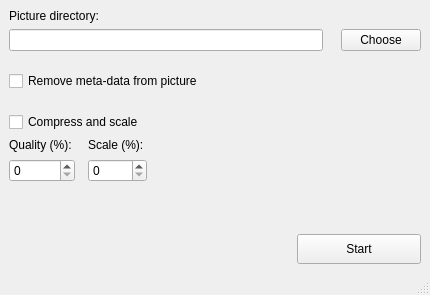
<?xml version="1.0" encoding="UTF-8"?>
<ui version="4.0">
 <class>MainWindow</class>
 <widget class="QMainWindow" name="MainWindow">
  <property name="geometry">
   <rect>
    <x>0</x>
    <y>0</y>
    <width>430</width>
    <height>295</height>
   </rect>
  </property>
  <property name="windowTitle">
   <string>MainWindow</string>
  </property>
  <widget class="QWidget" name="centralwidget">
   <layout class="QVBoxLayout" name="verticalLayout_2">
    <item>
     <layout class="QVBoxLayout" name="verticalLayout">
      <item>
       <widget class="QLabel" name="label">
        <property name="text">
         <string>Picture directory:</string>
        </property>
       </widget>
      </item>
      <item>
       <layout class="QHBoxLayout" name="horizontalLayout">
        <property name="spacing">
         <number>18</number>
        </property>
        <property name="bottomMargin">
         <number>14</number>
        </property>
        <item>
         <widget class="QLineEdit" name="lineEdit">
          <property name="readOnly">
           <bool>true</bool>
          </property>
         </widget>
        </item>
        <item>
         <widget class="QPushButton" name="pushButton">
          <property name="text">
           <string>Choose</string>
          </property>
         </widget>
        </item>
       </layout>
      </item>
      <item>
       <widget class="QCheckBox" name="checkBox">
        <property name="text">
         <string>Remove meta-data from picture</string>
        </property>
       </widget>
      </item>
      <item>
       <spacer name="verticalSpacer_2">
        <property name="orientation">
         <enum>Qt::Vertical</enum>
        </property>
        <property name="sizeType">
         <enum>QSizePolicy::Fixed</enum>
        </property>
        <property name="sizeHint" stdset="0">
         <size>
          <width>20</width>
          <height>15</height>
         </size>
        </property>
       </spacer>
      </item>
      <item>
       <widget class="QCheckBox" name="checkBox_2">
        <property name="text">
         <string>Compress and scale</string>
        </property>
        <property name="checked">
         <bool>false</bool>
        </property>
       </widget>
      </item>
      <item>
       <layout class="QHBoxLayout" name="horizontalLayout_3">
        <item>
         <layout class="QVBoxLayout" name="verticalLayout_3" stretch="0,0">
          <property name="spacing">
           <number>7</number>
          </property>
          <property name="rightMargin">
           <number>7</number>
          </property>
          <item>
           <widget class="QLabel" name="label_3">
            <property name="text">
             <string>Quality (%): </string>
            </property>
           </widget>
          </item>
          <item>
           <widget class="QSpinBox" name="spinBox"/>
          </item>
         </layout>
        </item>
        <item>
         <layout class="QVBoxLayout" name="verticalLayout_4">
          <property name="spacing">
           <number>7</number>
          </property>
          <property name="rightMargin">
           <number>7</number>
          </property>
          <item>
           <widget class="QLabel" name="label_4">
            <property name="text">
             <string>Scale (%): </string>
            </property>
           </widget>
          </item>
          <item>
           <widget class="QSpinBox" name="spinBox_2"/>
          </item>
         </layout>
        </item>
        <item>
         <spacer name="horizontalSpacer_2">
          <property name="orientation">
           <enum>Qt::Horizontal</enum>
          </property>
          <property name="sizeHint" stdset="0">
           <size>
            <width>40</width>
            <height>20</height>
           </size>
          </property>
         </spacer>
        </item>
       </layout>
      </item>
      <item>
       <spacer name="verticalSpacer">
        <property name="orientation">
         <enum>Qt::Vertical</enum>
        </property>
        <property name="sizeType">
         <enum>QSizePolicy::Expanding</enum>
        </property>
        <property name="sizeHint" stdset="0">
         <size>
          <width>20</width>
          <height>20</height>
         </size>
        </property>
       </spacer>
      </item>
      <item>
       <layout class="QHBoxLayout" name="horizontalLayout_2">
        <property name="spacing">
         <number>0</number>
        </property>
        <property name="leftMargin">
         <number>0</number>
        </property>
        <item>
         <spacer name="horizontalSpacer">
          <property name="orientation">
           <enum>Qt::Horizontal</enum>
          </property>
          <property name="sizeHint" stdset="0">
           <size>
            <width>40</width>
            <height>20</height>
           </size>
          </property>
         </spacer>
        </item>
        <item>
         <widget class="QPushButton" name="pushButton_3">
          <property name="sizePolicy">
           <sizepolicy hsizetype="Minimum" vsizetype="Fixed">
            <horstretch>0</horstretch>
            <verstretch>0</verstretch>
           </sizepolicy>
          </property>
          <property name="minimumSize">
           <size>
            <width>124</width>
            <height>30</height>
           </size>
          </property>
          <property name="baseSize">
           <size>
            <width>0</width>
            <height>0</height>
           </size>
          </property>
          <property name="text">
           <string>Start</string>
          </property>
         </widget>
        </item>
       </layout>
      </item>
     </layout>
    </item>
   </layout>
  </widget>
  <widget class="QMenuBar" name="menubar">
   <property name="geometry">
    <rect>
     <x>0</x>
     <y>0</y>
     <width>430</width>
     <height>19</height>
    </rect>
   </property>
  </widget>
  <widget class="QStatusBar" name="statusbar"/>
 </widget>
 <resources/>
 <connections/>
</ui>
